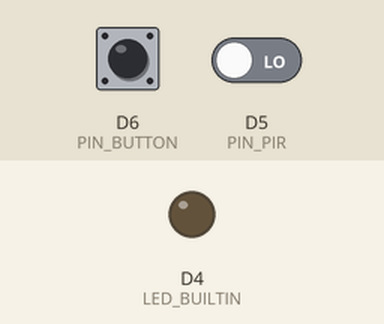
This program was run on a simulated ESP8266 (Wemos D1 mini). Parts: output pins drawn as LEDs (lit = HIGH, except the on-board LED, lit = LOW). Dashed ring = blinking. The inputs (shaded band) are chosen by the test bench; at power-on: D5 (PIN_PIR) LOW, D6 (PIN_BUTTON) HIGH.

Above: at 1.2 s.
1.3 s: D5 (PIN_PIR) driven HIGH
At 4.2 s:
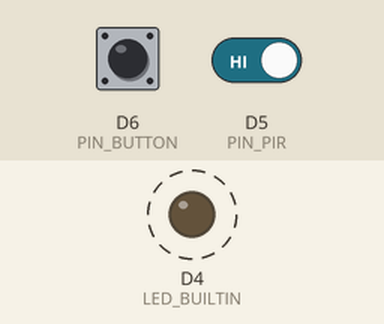
4.3 s: D6 (PIN_BUTTON) pulled LOW for 0.25 s
At 5.3 s:
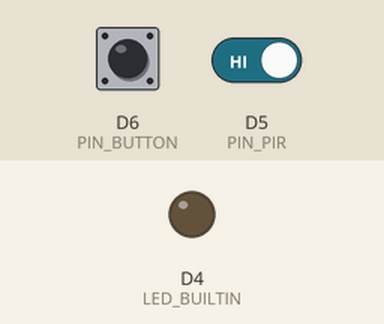
6.0 s: D6 (PIN_BUTTON) pulled LOW for 1 s
At 7.16 s:
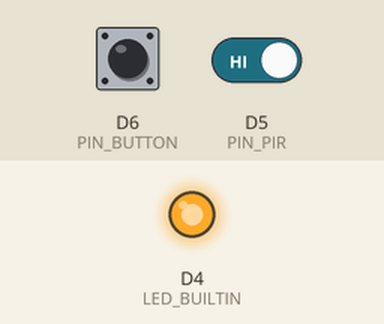
Timing chart, 0 to 15.0 s (numbered marks = the images above; inputs shaded):
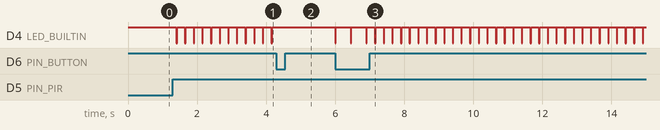

Measured:
- after the input at 1.3 s, D4 (LED_BUILTIN): alternates HIGH for 0.23 s and LOW for 0.02 s, starting after 0.10 s
- after the input at 4.3 s, D4 (LED_BUILTIN): stops changing and stays HIGH
- after the input at 6.0 s, D4 (LED_BUILTIN): goes LOW 0.02 s, HIGH 0.43 s, LOW 0.02 s, HIGH 0.43 s, 32 × (LOW 0.02 s, HIGH 0.23 s), LOW 0.02 s, then HIGH, starting at once

The program:

main.cpp
```cpp
////I, Nevin James, student number 000825144, certify that this material is my original work. No other person's work has been used without due acknowledgment and I have not made my work available to anyone else.

//I have completed all the 5 stages of the IoT Alarm System

// COMP-10184 – Mohawk College
// PIR Sensor Test Application
// Turn on the blue LED with motion is detected.

#include <Arduino.h>

// digital input pin definitions
#define PIN_PIR D5
#define PIN_BUTTON D6
#define buttonDelay 200
#define OnDelay 20
#define OffDelay 230

//Declaration of delays, number of flashings, variables
bool ALARM=1;
int times=40;
bool bPIR;
byte buttonState;
bool check;
bool permanent;


// *************************************************************
void setup() {
  // configure the USB serial monitor
  Serial.begin(115200);

  // configure the LED output
  pinMode(LED_BUILTIN, OUTPUT);

  //Setting up the state of LED button to be switched off
  digitalWrite(LED_BUILTIN, HIGH);

  // PIR sensor is an INPUT
  pinMode(PIN_PIR, INPUT);

  // Button is an INPUT
  pinMode(PIN_BUTTON, INPUT_PULLUP);
}

// *************************************************************
void loop() {

  check=1;
  permanent=1;


  //Reading the button state and changing the permission to sensor the movement
  buttonState = digitalRead(PIN_BUTTON);
  if(!buttonState){
    ALARM=1;
  }

  // read PIR sensor (true = Motion detected!).  As long as there
  // is motion, this signal will be true.  About 2.5 seconds after
  // motion stops, the PIR signal will become false.

  //Check there is any movement or not in sensor
  if(ALARM){
    bPIR = digitalRead(PIN_PIR);
  }


  //Checking the sensor detects any movement or not
  if(bPIR && ALARM){
    //Light flashing if the conditons go true and proceeds until some click the switch
    while(bPIR && ALARM){
      if(check && ALARM){
        //Flashing the light for 10seconds (4 seconds per minute)
          for(int i=0;i<times;i++){
            digitalWrite(LED_BUILTIN,LOW);
            delay(OnDelay);
            digitalWrite(LED_BUILTIN, HIGH);
            delay(OffDelay);

            //If button is pressed the light should goes off (alaram is disabled)
            buttonState = digitalRead(PIN_BUTTON);
            if(!buttonState && ALARM){
              ALARM=0;
              permanent=0;
              bPIR=0;
              check=0;
              digitalWrite(LED_BUILTIN, HIGH);
              i=times;
            }
        }
        check=0;
      }
      //If the alarm is not disbaled the light will be permanently on until the program terminates
      if(permanent){
        digitalWrite(LED_BUILTIN, LOW);
      }
    }
  }
  //Delay to avoid the fluctuation when button is clicked
  delay(buttonDelay);

  //Setting the state of led off if no sensor detects it
  digitalWrite(LED_BUILTIN, HIGH);
}
```
